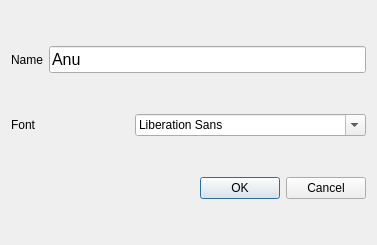
<?xml version="1.0" encoding="UTF-8"?>
<ui version="4.0">
 <class>Dialog</class>
 <widget class="QDialog" name="Dialog">
  <property name="geometry">
   <rect>
    <x>0</x>
    <y>0</y>
    <width>377</width>
    <height>245</height>
   </rect>
  </property>
  <property name="windowTitle">
   <string>Dialog</string>
  </property>
  <layout class="QVBoxLayout" name="verticalLayout">
   <item>
    <layout class="QHBoxLayout" name="horizontalLayout">
     <item>
      <widget class="QLabel" name="label">
       <property name="text">
        <string>Name</string>
       </property>
      </widget>
     </item>
     <item>
      <widget class="QLineEdit" name="lineEdit">
       <property name="font">
        <font>
         <family>Arial</family>
         <pointsize>12</pointsize>
        </font>
       </property>
       <property name="text">
        <string>Anu</string>
       </property>
      </widget>
     </item>
    </layout>
   </item>
   <item>
    <layout class="QHBoxLayout" name="horizontalLayout_2">
     <item>
      <widget class="QLabel" name="label_2">
       <property name="text">
        <string>Font</string>
       </property>
      </widget>
     </item>
     <item>
      <widget class="QFontComboBox" name="fontComboBox"/>
     </item>
    </layout>
   </item>
   <item>
    <widget class="QDialogButtonBox" name="buttonBox">
     <property name="standardButtons">
      <set>QDialogButtonBox::StandardButton::Cancel|QDialogButtonBox::StandardButton::Ok</set>
     </property>
    </widget>
   </item>
  </layout>
 </widget>
 <resources/>
 <connections/>
</ui>
